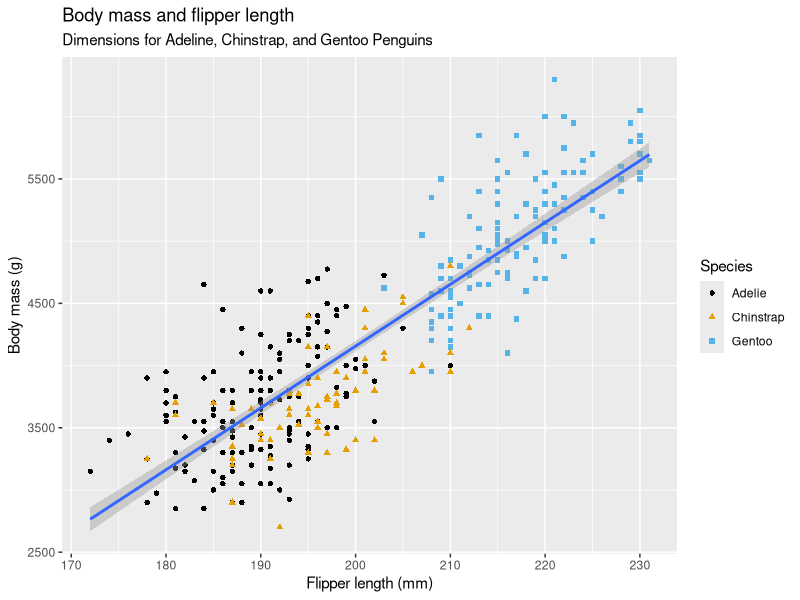
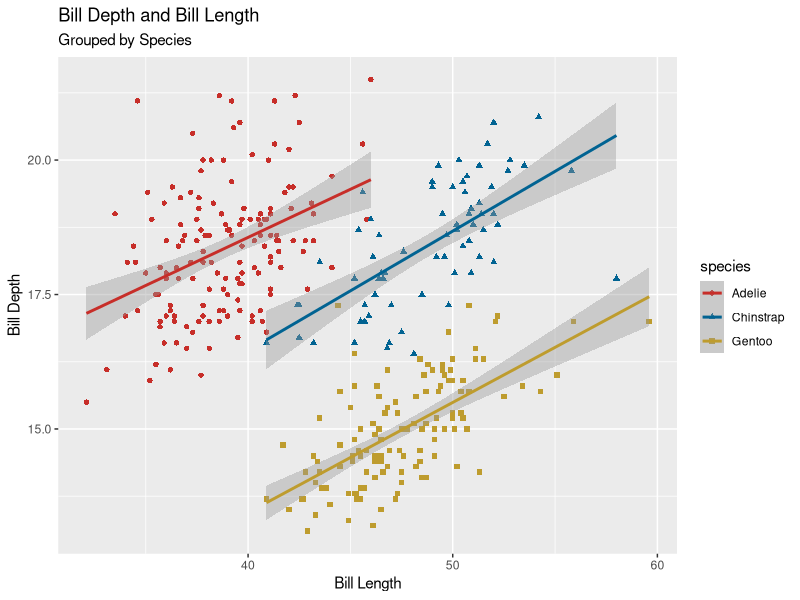
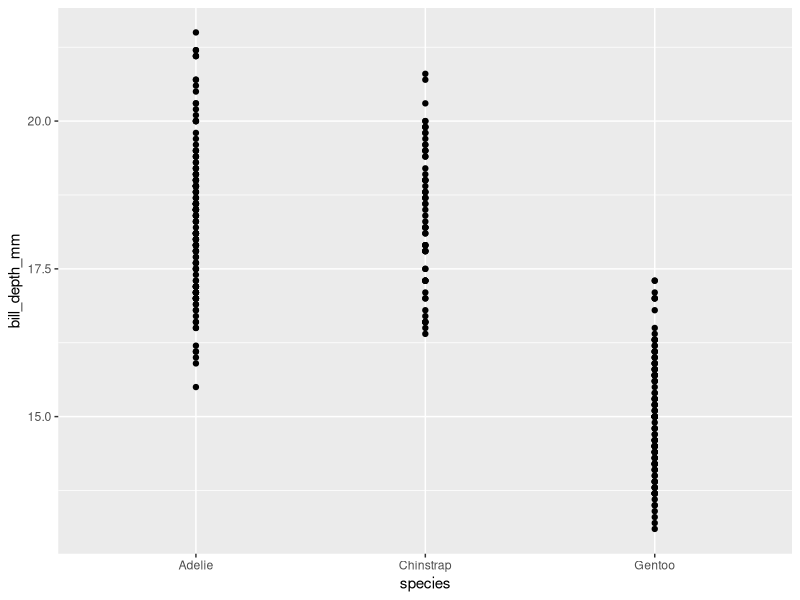
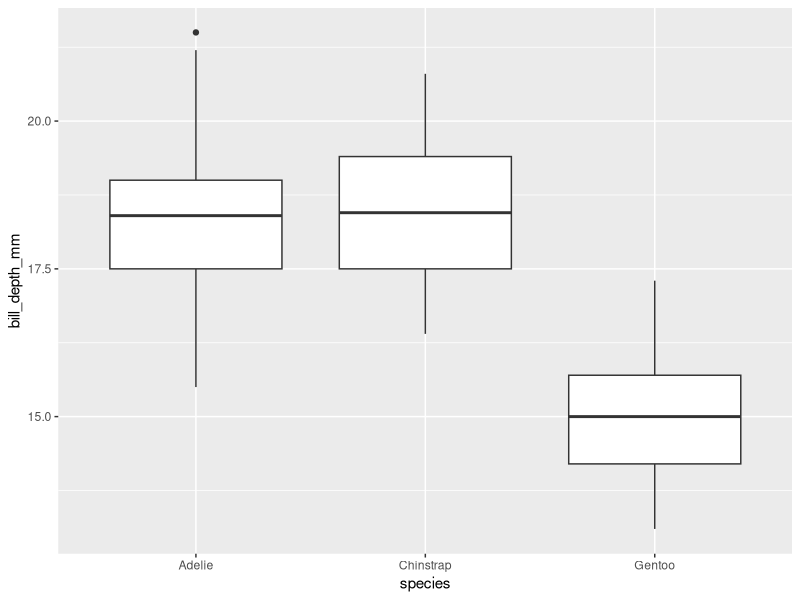

Write the R code that produced these figures, in order. (Note: this script raises an error after producing the figures.)
library(tidyverse)
library(ggthemes)


# 2 Data visualization ----------------------------------------------------

penguins <- palmerpenguins::penguins

ggplot(data = penguins,
       mapping = aes(x = flipper_length_mm, y = body_mass_g)
       ) + 
  geom_point(mapping = aes(color = species, shape = species)) + 
  geom_smooth(method = "lm") + 
  labs(
    title = "Body mass and flipper length",
    subtitle = "Dimensions for Adeline, Chinstrap, and Gentoo Penguins",
    x = "Flipper length (mm)", y = "Body mass (g)",
    color = "Species", shape = "Species"
  ) + 
  scale_color_colorblind()

# 2.2.5 Exercises ####

## 1 How many rows are in penguins? How many columns?
dim(penguins)

## 2 What does the bill_depth_mm variable in the penguins data frame describe?
?penguins

## 3 Make a scatterplot of bill_depth_mm vs. bill_length_mm.
ggplot(
  data = penguins,
  mapping = aes(x = bill_length_mm, y = bill_depth_mm,
                shape = species,
                color = species)
) + 
  geom_point() +
  geom_smooth(method = "lm") + 
  labs(
    title = "Bill Depth and Bill Length",
    subtitle = "Grouped by Species",
    x = "Bill Length",
    y = "Bill Depth"
  ) + 
  scale_color_wsj()

## 4 what happens if you make a scatterplot of species vs. bill_depth_mm?
ggplot(
  data = penguins,
  mapping = aes(x = species, y = bill_depth_mm)
) + 
  geom_point()

###It seems that plotting the data in boxplots is a better idea.
ggplot(
  data = penguins,
  mapping = aes(x = species, y = bill_depth_mm)
) + 
  geom_boxplot()

## 5. How would you fix this?
ggplot(data = penguins) + 
  geom_point()

### The error message says "the following missing aesthetics: x and y"

## 6. na.rm argument in geom_point()
?geom_point
### na.rm
###	If FALSE, the default, missing values are removed with a warning. 
### If TRUE, missing values are silently removed.

ggplot(data = penguins,
       mapping = aes(x = flipper_length_mm, y = body_mass_g)
) + 
  geom_point(mapping = aes(color = species, shape = species), na.rm = TRUE) + 
  geom_smooth(method = "lm", na.rm = TRUE) + 
  labs(
    title = "Body mass and flipper length",
    subtitle = "Dimensions for Adeline, Chinstrap, and Gentoo Penguins",
    x = "Flipper length (mm)", y = "Body mass (g)",
    color = "Species", shape = "Species"
  ) + 
  scale_color_colorblind()

## 7. Add caption
?labs()
ggplot(data = penguins,
       mapping = aes(x = flipper_length_mm, y = body_mass_g)
) + 
  geom_point(mapping = aes(color = species, shape = species), na.rm = TRUE) + 
  geom_smooth(method = "lm", na.rm = TRUE) + 
  labs(
    title = "Body mass and flipper length",
    subtitle = "Dimensions for Adeline, Chinstrap, and Gentoo Penguins",
    caption = "Data come from the palmerpenguins package",
    x = "Flipper length (mm)", y = "Body mass (g)",
    color = "Species", shape = "Species"
  ) + 
  scale_color_colorblind()

## 8. Recreate the visualization
ggplot(data =penguins,
       mapping = aes(x = flipper_length_mm, y = body_mass_g)
) +
  geom_point(mapping = aes(color = bill_depth_mm)) + 
  geom_smooth()

## 9. Run this code
ggplot(
  data = penguins,
  mapping = aes(x = flipper_length_mm, y = body_mass_g, color = island)
) +
  geom_point() +
  geom_smooth(se = FALSE)

## 10. these two different?
### same. One above assigns veriables in global level, while the other assigns veriables in local levels.
ggplot(
  data = penguins,
  mapping = aes(x = flipper_length_mm, y = body_mass_g)
) +
  geom_point() +
  geom_smooth()

ggplot() +
  geom_point(
    data = penguins,
    mapping = aes(x = flipper_length_mm, y = body_mass_g)
  ) +
  geom_smooth(
    data = penguins,
    mapping = aes(x = flipper_length_mm, y = body_mass_g)
  )

# 2.4.3 Exercises

## 1. A bar plot of species of penguins
ggplot(penguins, aes(y = species)) + 
  geom_bar()

## 2. color of bars
### fill is more useful

ggplot(penguins, aes(x = species)) +
  geom_bar(color = "red")

ggplot(penguins, aes(x = species)) +
  geom_bar(fill = "red")

## 3. bins argument in geom_histogram()
?geom_histogram
#Number of bins. Overridden by binwidth. Defaults to 30.

## 4. Diamonds dataset
diamonds <- diamonds

ggplot(diamonds, aes(x = carat)) +
  geom_histogram(binwidth = 0.2)

### ビン数の案としてのスタージェスの公式
### 1 + log2(n)
num_bin = 1 + trunc(log2(dim(diamonds)[1]))

ggplot(diamonds, aes(x = carat)) + 
  geom_histogram(bin = num_bin)
